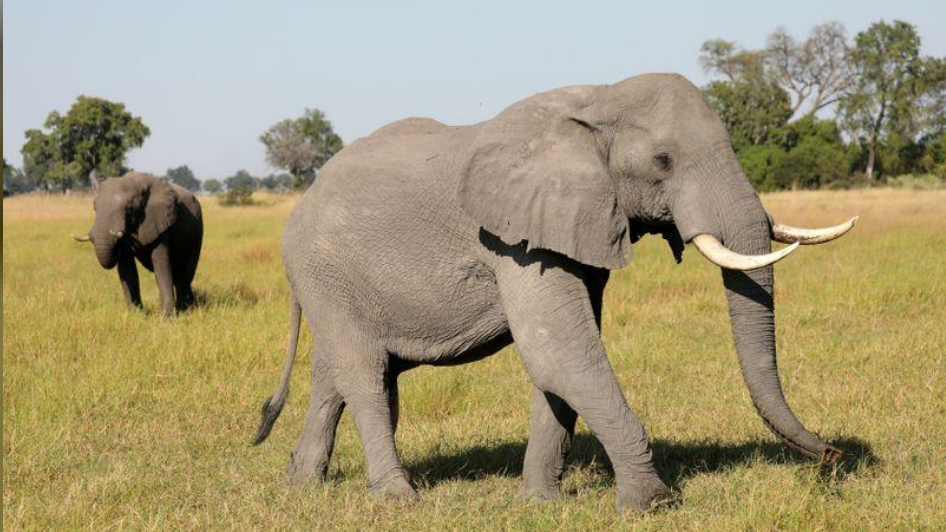
#> input picture images/elephant2.png, 946 x 532 px, found by its file name
$ jupyter execute 3-1-Elphant_Display.ipynb
#> lines starting #> are read from the running program, lines starting #| are printed output that depends on the picture
<a href="https://colab.research.google.com/github/JSJeong-me/AI-Innovation-2024/blob/main/OpenCV/3-1-Elphant_Display.ipynb" target="_parent"></a>

[cell 1]
import cv2
from google.colab.patches import cv2_imshow

[cell 2]
# Load the image
image_path = './elephant2.png' # 'elephant2.png'
image = cv2.imread(image_path)
#> image is the input picture: shape (532, 946, 3); mean B, G, R 118.8, 152.2, 163.6

[cell 3]
type(image)

[cell 4]
image.shape
#> Out = (532, 946, 3)

[cell 5]
# seg01 = image[10:160, 10:200]

[cell 6]
elephant1 = image[171:318,75:206]
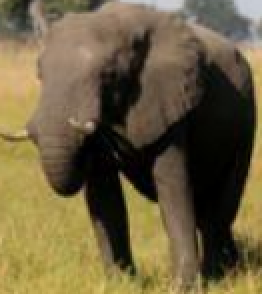
#> elephant1: shape (147, 131, 3) (shown 2 times larger); mean B, G, R 64, 95.1, 108.4
elephant2 = image[71:523,259:868]
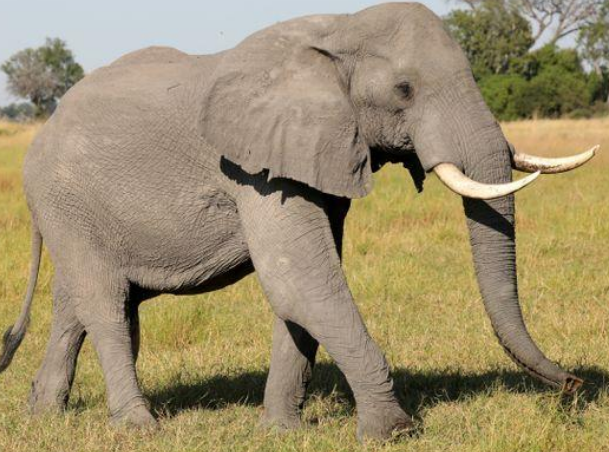
#> elephant2: shape (452, 609, 3); mean B, G, R 109.3, 142.3, 157.2

$ run again, with images/banana3.jpg saved as images/elephant2.png
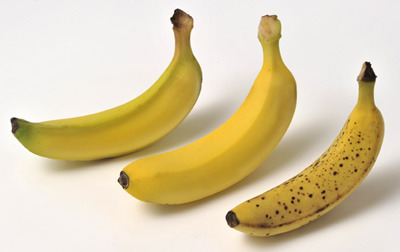
#> input picture images/banana3.jpg, 400 x 252 px, found by its file name
#> image is the input picture: shape (252, 400, 3); mean B, G, R 168.1, 203.9, 218.4
#> `elephant1 = image[171:318,75:206]`:
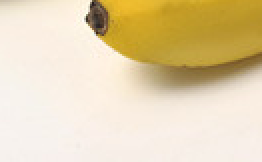
#> elephant1: shape (81, 131, 3) (shown 2 times larger); mean B, G, R 175.5, 211.8, 228.5
#> `elephant2 = image[71:523,259:868]`:
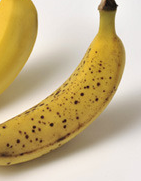
#> elephant2: shape (181, 141, 3); mean B, G, R 134, 177.1, 197.2

$ run again, with images/elephant1.jpg saved as images/elephant2.png
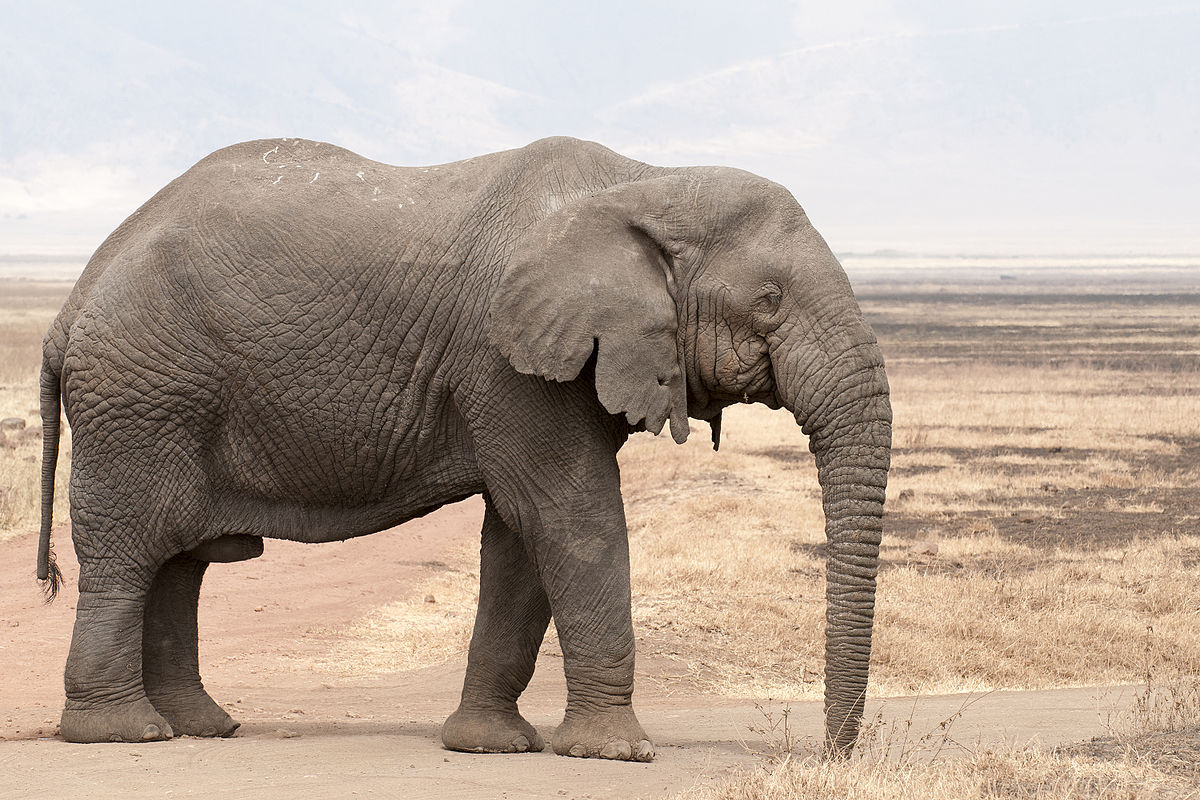
#> input picture images/elephant1.jpg, 1200 x 800 px, found by its file name
#> image is the input picture: shape (800, 1200, 3); mean B, G, R 153.7, 166.2, 181.6
#> `elephant1 = image[171:318,75:206]`:
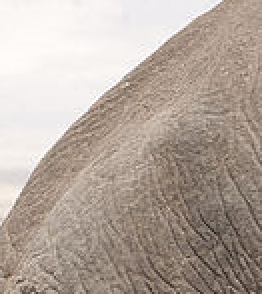
#> elephant1: shape (147, 131, 3) (shown 2 times larger); mean B, G, R 157.7, 167.3, 180.2
#> `elephant2 = image[71:523,259:868]`:
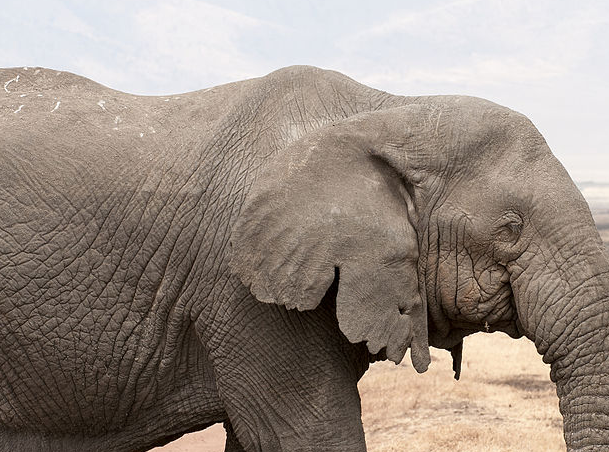
#> elephant2: shape (452, 609, 3); mean B, G, R 130.1, 139.6, 152
